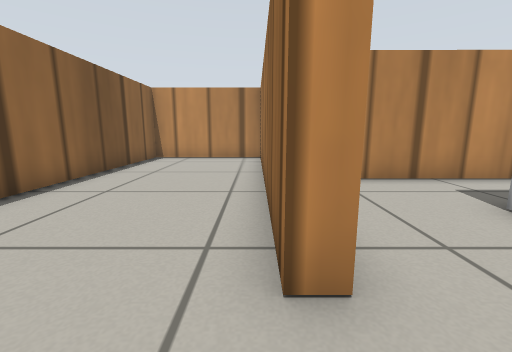
View 1 (above)

16 first-person views from a walk through a Gazebo world. The camera is 0.12 m above the floor, tilts 10° down and sees 90° across. The floor is counted in squares, 0.1 m on a side. Each view is taken from the middle of a square. On the plan, view 1 faces up. The plan holds only what a view shows up to about 12 squares ahead; the rest is blank. Simple patterns stand in for the simulator's built-in surfaces.

View 2
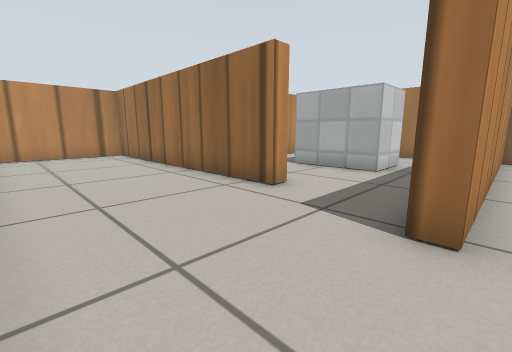

View 3
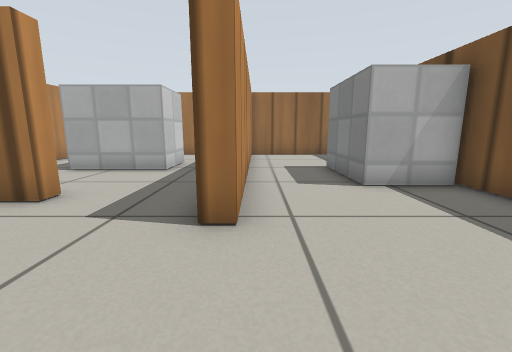

View 4
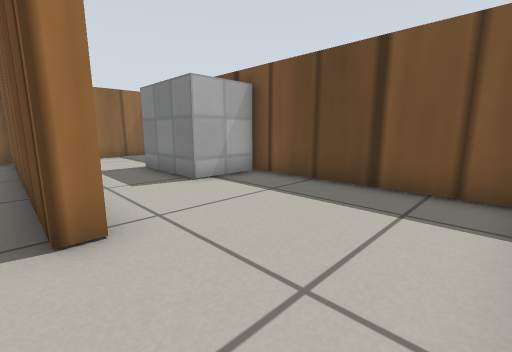

View 5
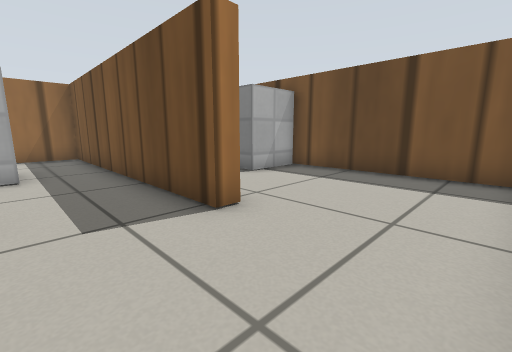

View 6
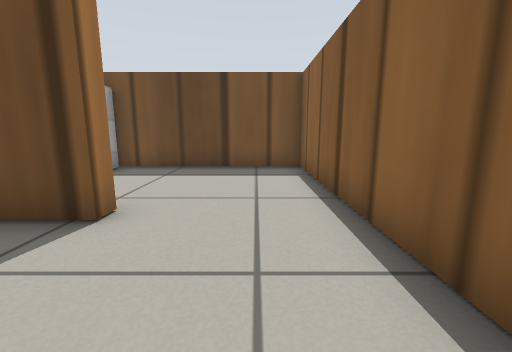

View 7
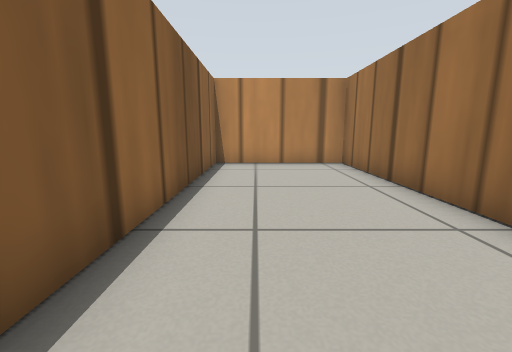

View 8
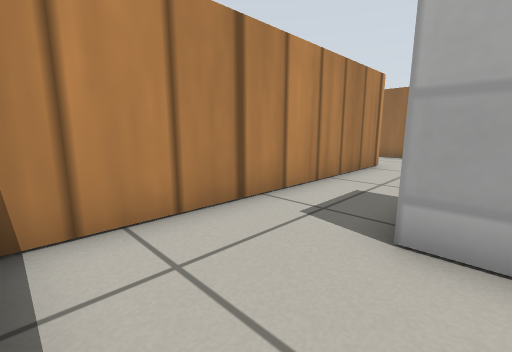

View 9
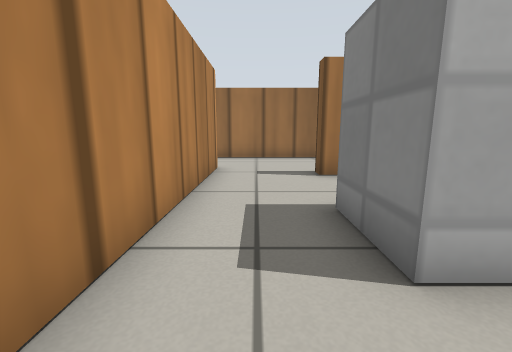

View 10
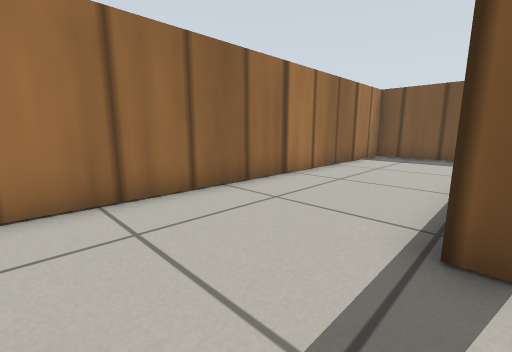

View 11
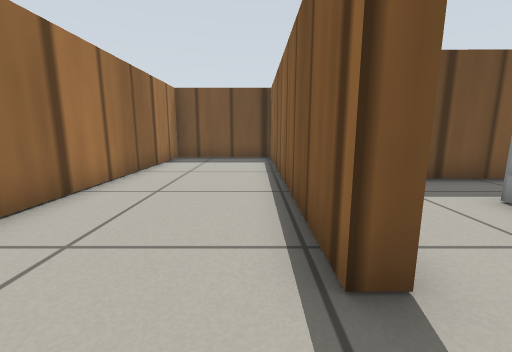

View 12
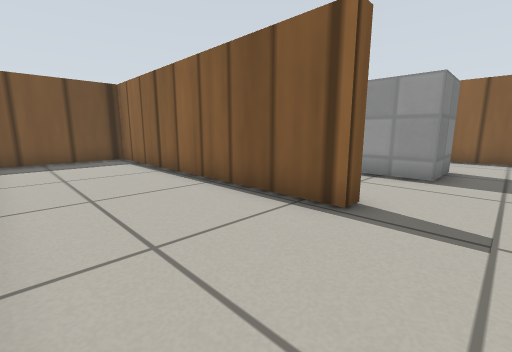

View 13
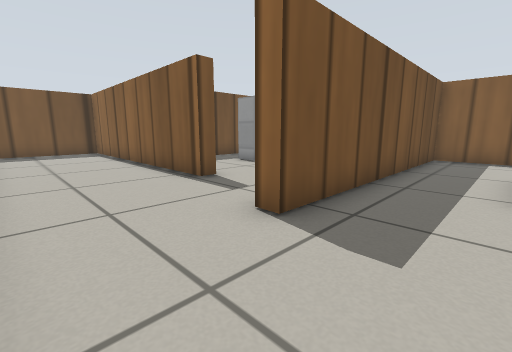

View 14
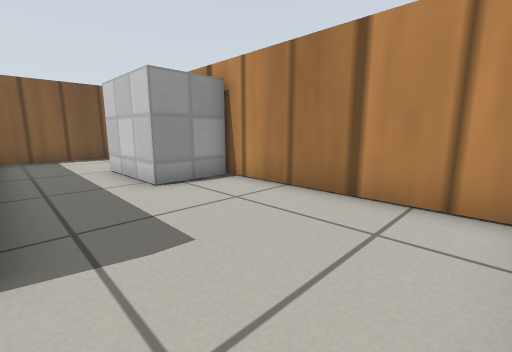

View 15
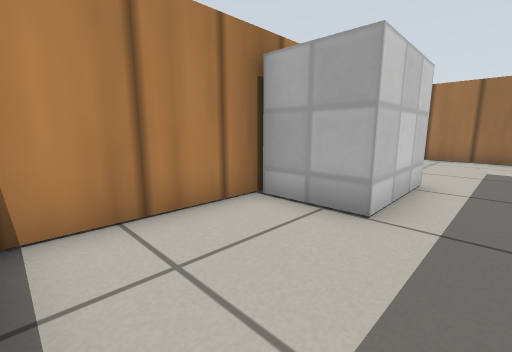

View 16
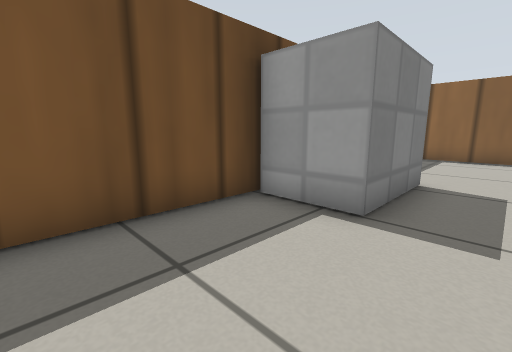

### Floor plan
Points are (right, up) in squares from view 1. A wall is a line through its corners. A room is listed if a view was taken in it or the views show most of it. See-through windows are left out.
Room 1 (view 1)
walls: (5.8, 0.8) (3.8, 0.8); (0.7, 1.7) (0.2, 1.7); (-0.9, -1.3) (8.8, -1.3) (8.8, 1.6)
ways out: opening at (0, 0) to room 3; opening at (4.5, 2.5) to room 4
Room 2 (views 2, 3)
walls: (0.6, -1.8) (-0.9, -1.8); (-4.5, -1.4) (-4.5, -6.5) (1.5, -6.5) (1.5, -4.4)
ways out: opening at (-2.5, -2) to room 3; opening at (1.5, -3.5) to room 8
Room 3 (views 4, 5, 6, 7)
walls: (-4.5, 0.8) (-4.5, -1.4); (0.2, 1.7) (0.2, 11.5) (-4.5, 11.5) (-4.5, 3.2); (-0.9, -1.8) (-0.9, -1.3)
ways out: opening at (0, 0) to room 1; opening at (-2.5, -2) to room 2
Room 4 (views 8, 9)
walls: (0.7, 5) (0.7, 3.3); (3.8, 0.8) (3.8, 3.8) (5.8, 3.8) (5.8, 0.8); (8.6, 6.2) (0.8, 6.3); (8.8, 1.6) (8.8, 3.3)
ways out: opening at (4.5, 2.5) to room 1; opening at (9, 5) to room 5
Room 5 (views 10, 11, 12)
walls: (8.8, 3.3) (9.3, 3.3) (9.3, -6.5) (13.5, -6.5) (13.5, 6.4); (10.3, 6.8) (10.3, 6.2) (8.6, 6.2)
ways out: opening at (9, 5) to room 4; opening at (12, 7) to room 6
Room 6 (views 13, 14)
walls: (13.1, 11.5) (7.5, 11.5) (7.5, 9.3) (4.5, 9.3); (13.5, 6.4) (13.5, 10.6); (3.4, 6.8) (10.3, 6.8)
ways out: opening at (12, 7) to room 5; opening at (4, 8.5) to room 7
Room 7 (view 15)
walls: (0.7, 10.4) (0.7, 6.8) (3.4, 6.8); (4.5, 9.3) (4.5, 11.3); (4.7, 11.5) (0.9, 11.5)
ways out: opening at (4, 8.5) to room 6
Room 8 (view 16)
walls: (4.3, -6.5) (8.1, -6.5); (1.5, -4.4) (4.5, -4.4) (4.5, -6.4); (8.8, -5.7) (8.8, -4); (8.8, -1.8) (0.6, -1.8)
ways out: opening at (1.5, -3.5) to room 2

Where each view was taken, in squares from view 1:
view 1: 0 up, 0 right, facing up
view 2: 2 down, 4 left, facing up-right
view 3: 2 down, 4 left, facing right
view 4: 1 down, 4 left, facing down-right
view 5: 1 up, 4 left, facing down-right
view 6: 2 up, 3 left, facing down
view 7: 2 up, 3 left, facing up
view 8: 3 up, 1 right, facing up-right
view 9: 5 up, 2 right, facing right
view 10: 6 up, 9 right, facing down-right
view 11: 5 up, 10 right, facing down
view 12: 5 up, 13 right, facing down-left
view 13: 9 up, 13 right, facing down-left
view 14: 7 up, 13 right, facing up-left
view 15: 8 up, 1 right, facing up-right
view 16: 3 down, 8 right, facing down-left
